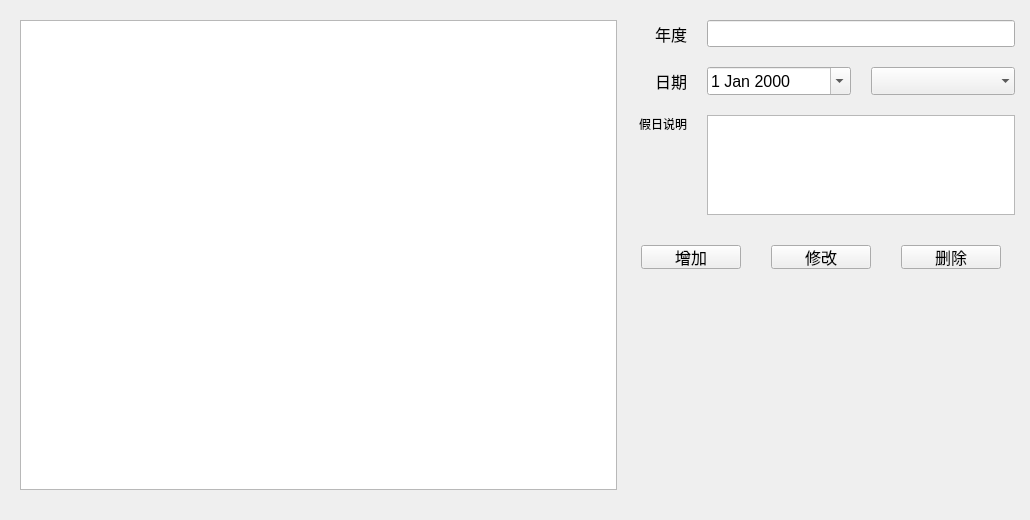
<?xml version="1.0" encoding="UTF-8"?>
<ui version="4.0">
 <class>FinancialCalendar</class>
 <widget class="QWidget" name="FinancialCalendar">
  <property name="geometry">
   <rect>
    <x>0</x>
    <y>0</y>
    <width>1030</width>
    <height>520</height>
   </rect>
  </property>
  <property name="windowTitle">
   <string>ParaMgrHoliday</string>
  </property>
  <layout class="QHBoxLayout" name="horizontalLayout_6">
   <property name="spacing">
    <number>0</number>
   </property>
   <property name="leftMargin">
    <number>0</number>
   </property>
   <property name="topMargin">
    <number>0</number>
   </property>
   <property name="rightMargin">
    <number>0</number>
   </property>
   <property name="bottomMargin">
    <number>0</number>
   </property>
   <item>
    <layout class="QHBoxLayout" name="horizontalLayout_5" stretch="3,2">
     <property name="spacing">
      <number>0</number>
     </property>
     <property name="leftMargin">
      <number>20</number>
     </property>
     <property name="topMargin">
      <number>20</number>
     </property>
     <property name="rightMargin">
      <number>15</number>
     </property>
     <property name="bottomMargin">
      <number>30</number>
     </property>
     <item>
      <widget class="QTreeView" name="treeView">
       <property name="minimumSize">
        <size>
         <width>300</width>
         <height>0</height>
        </size>
       </property>
       <property name="maximumSize">
        <size>
         <width>16777215</width>
         <height>16777215</height>
        </size>
       </property>
       <property name="palette">
        <palette>
         <active>
          <colorrole role="AlternateBase">
           <brush brushstyle="SolidPattern">
            <color alpha="255">
             <red>255</red>
             <green>0</green>
             <blue>0</blue>
            </color>
           </brush>
          </colorrole>
         </active>
         <inactive>
          <colorrole role="AlternateBase">
           <brush brushstyle="SolidPattern">
            <color alpha="255">
             <red>255</red>
             <green>0</green>
             <blue>0</blue>
            </color>
           </brush>
          </colorrole>
         </inactive>
         <disabled>
          <colorrole role="AlternateBase">
           <brush brushstyle="SolidPattern">
            <color alpha="255">
             <red>255</red>
             <green>0</green>
             <blue>0</blue>
            </color>
           </brush>
          </colorrole>
         </disabled>
        </palette>
       </property>
       <property name="font">
        <font>
         <pointsize>12</pointsize>
        </font>
       </property>
       <property name="horizontalScrollBarPolicy">
        <enum>Qt::ScrollBarAsNeeded</enum>
       </property>
       <property name="editTriggers">
        <set>QAbstractItemView::NoEditTriggers</set>
       </property>
       <property name="alternatingRowColors">
        <bool>true</bool>
       </property>
       <property name="animated">
        <bool>true</bool>
       </property>
       <property name="wordWrap">
        <bool>true</bool>
       </property>
      </widget>
     </item>
     <item>
      <widget class="QWidget" name="rightWidget" native="true">
       <property name="minimumSize">
        <size>
         <width>0</width>
         <height>0</height>
        </size>
       </property>
       <property name="maximumSize">
        <size>
         <width>16777215</width>
         <height>16777215</height>
        </size>
       </property>
       <layout class="QVBoxLayout" name="verticalLayout_2">
        <property name="spacing">
         <number>20</number>
        </property>
        <property name="leftMargin">
         <number>0</number>
        </property>
        <property name="topMargin">
         <number>0</number>
        </property>
        <property name="rightMargin">
         <number>0</number>
        </property>
        <property name="bottomMargin">
         <number>0</number>
        </property>
        <item>
         <layout class="QHBoxLayout" name="horizontalLayout">
          <property name="spacing">
           <number>20</number>
          </property>
          <item>
           <widget class="QLabel" name="label_year">
            <property name="minimumSize">
             <size>
              <width>70</width>
              <height>0</height>
             </size>
            </property>
            <property name="maximumSize">
             <size>
              <width>70</width>
              <height>16777215</height>
             </size>
            </property>
            <property name="font">
             <font>
              <pointsize>12</pointsize>
             </font>
            </property>
            <property name="text">
             <string>年度</string>
            </property>
            <property name="alignment">
             <set>Qt::AlignRight|Qt::AlignTrailing|Qt::AlignVCenter</set>
            </property>
           </widget>
          </item>
          <item>
           <widget class="XLineEdit" name="lineEdit_year">
            <property name="font">
             <font>
              <pointsize>12</pointsize>
             </font>
            </property>
            <property name="inputMethodHints">
             <set>Qt::ImhFormattedNumbersOnly</set>
            </property>
           </widget>
          </item>
         </layout>
        </item>
        <item>
         <layout class="QHBoxLayout" name="horizontalLayout_4">
          <property name="spacing">
           <number>20</number>
          </property>
          <item>
           <widget class="QLabel" name="label_date">
            <property name="minimumSize">
             <size>
              <width>70</width>
              <height>0</height>
             </size>
            </property>
            <property name="maximumSize">
             <size>
              <width>70</width>
              <height>16777215</height>
             </size>
            </property>
            <property name="font">
             <font>
              <pointsize>12</pointsize>
             </font>
            </property>
            <property name="text">
             <string>日期</string>
            </property>
            <property name="alignment">
             <set>Qt::AlignRight|Qt::AlignTrailing|Qt::AlignVCenter</set>
            </property>
           </widget>
          </item>
          <item>
           <widget class="QDateEdit" name="dateEdit">
            <property name="sizePolicy">
             <sizepolicy hsizetype="Preferred" vsizetype="Preferred">
              <horstretch>0</horstretch>
              <verstretch>0</verstretch>
             </sizepolicy>
            </property>
            <property name="minimumSize">
             <size>
              <width>0</width>
              <height>0</height>
             </size>
            </property>
            <property name="font">
             <font>
              <pointsize>12</pointsize>
             </font>
            </property>
            <property name="calendarPopup">
             <bool>true</bool>
            </property>
           </widget>
          </item>
          <item>
           <widget class="QComboBox" name="comboBox">
            <property name="sizePolicy">
             <sizepolicy hsizetype="Preferred" vsizetype="Preferred">
              <horstretch>0</horstretch>
              <verstretch>0</verstretch>
             </sizepolicy>
            </property>
            <property name="minimumSize">
             <size>
              <width>0</width>
              <height>0</height>
             </size>
            </property>
            <property name="font">
             <font>
              <pointsize>12</pointsize>
             </font>
            </property>
            <property name="sizeAdjustPolicy">
             <enum>QComboBox::AdjustToContentsOnFirstShow</enum>
            </property>
            <property name="frame">
             <bool>false</bool>
            </property>
            <property name="modelColumn">
             <number>0</number>
            </property>
           </widget>
          </item>
         </layout>
        </item>
        <item>
         <layout class="QHBoxLayout" name="horizontalLayout_3">
          <property name="spacing">
           <number>20</number>
          </property>
          <item>
           <layout class="QVBoxLayout" name="verticalLayout">
            <item>
             <widget class="QLabel" name="label_def">
              <property name="minimumSize">
               <size>
                <width>70</width>
                <height>0</height>
               </size>
              </property>
              <property name="maximumSize">
               <size>
                <width>70</width>
                <height>16777215</height>
               </size>
              </property>
              <property name="text">
               <string>假日说明</string>
              </property>
              <property name="alignment">
               <set>Qt::AlignRight|Qt::AlignTop|Qt::AlignTrailing</set>
              </property>
             </widget>
            </item>
           </layout>
          </item>
          <item>
           <widget class="QTextEdit" name="textEdit_def">
            <property name="minimumSize">
             <size>
              <width>0</width>
              <height>100</height>
             </size>
            </property>
            <property name="maximumSize">
             <size>
              <width>16777215</width>
              <height>100</height>
             </size>
            </property>
            <property name="layoutDirection">
             <enum>Qt::LeftToRight</enum>
            </property>
           </widget>
          </item>
         </layout>
        </item>
        <item>
         <layout class="QHBoxLayout" name="horizontalLayout_2">
          <property name="spacing">
           <number>30</number>
          </property>
          <property name="leftMargin">
           <number>10</number>
          </property>
          <property name="topMargin">
           <number>10</number>
          </property>
          <property name="rightMargin">
           <number>0</number>
          </property>
          <item>
           <spacer name="horizontalSpacer">
            <property name="orientation">
             <enum>Qt::Horizontal</enum>
            </property>
            <property name="sizeHint" stdset="0">
             <size>
              <width>40</width>
              <height>20</height>
             </size>
            </property>
           </spacer>
          </item>
          <item>
           <widget class="QPushButton" name="pushButton_add">
            <property name="minimumSize">
             <size>
              <width>100</width>
              <height>24</height>
             </size>
            </property>
            <property name="maximumSize">
             <size>
              <width>100</width>
              <height>24</height>
             </size>
            </property>
            <property name="font">
             <font>
              <pointsize>12</pointsize>
             </font>
            </property>
            <property name="text">
             <string>增加</string>
            </property>
           </widget>
          </item>
          <item>
           <widget class="QPushButton" name="pushButton_modify">
            <property name="minimumSize">
             <size>
              <width>100</width>
              <height>24</height>
             </size>
            </property>
            <property name="maximumSize">
             <size>
              <width>100</width>
              <height>24</height>
             </size>
            </property>
            <property name="font">
             <font>
              <pointsize>12</pointsize>
             </font>
            </property>
            <property name="text">
             <string>修改</string>
            </property>
           </widget>
          </item>
          <item>
           <widget class="QPushButton" name="pushButton_delete">
            <property name="minimumSize">
             <size>
              <width>100</width>
              <height>24</height>
             </size>
            </property>
            <property name="maximumSize">
             <size>
              <width>100</width>
              <height>24</height>
             </size>
            </property>
            <property name="font">
             <font>
              <pointsize>12</pointsize>
             </font>
            </property>
            <property name="text">
             <string>删除</string>
            </property>
           </widget>
          </item>
          <item>
           <spacer name="horizontalSpacer_2">
            <property name="orientation">
             <enum>Qt::Horizontal</enum>
            </property>
            <property name="sizeHint" stdset="0">
             <size>
              <width>40</width>
              <height>20</height>
             </size>
            </property>
           </spacer>
          </item>
         </layout>
        </item>
        <item>
         <spacer name="verticalSpacer_2">
          <property name="orientation">
           <enum>Qt::Vertical</enum>
          </property>
          <property name="sizeHint" stdset="0">
           <size>
            <width>20</width>
            <height>40</height>
           </size>
          </property>
         </spacer>
        </item>
       </layout>
      </widget>
     </item>
    </layout>
   </item>
  </layout>
 </widget>
 <layoutdefault spacing="6" margin="11"/>
 <customwidgets>
  <customwidget>
   <class>XLineEdit</class>
   <extends>QLineEdit</extends>
   <header>xlineedit.h</header>
  </customwidget>
 </customwidgets>
 <resources/>
 <connections/>
</ui>
